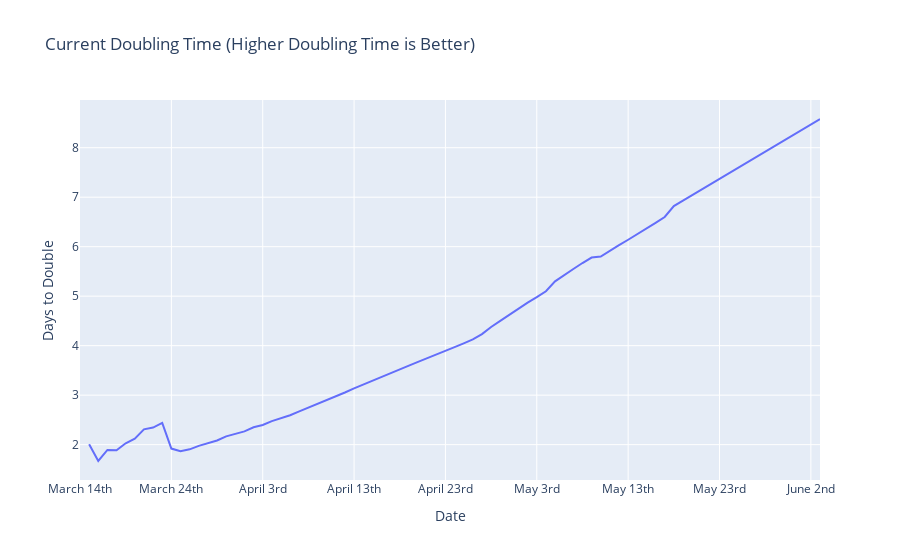

The code cell stored with this chart in its notebook:
### Code cell
fig = go.Figure(data=go.Scatter(x=dates[1:], y=doubling,
                    mode='lines',
                    name='Time to Double'))
fig.update_layout(title='Current Doubling Time (Higher Doubling Time is Better)',
                   xaxis_title='Date',
                   yaxis_title='Days to Double',  xaxis = {"dtick" : 10})
fig.show()
with open('../plotly/doubling.json', 'w') as f:
    f.write(fig.to_json())

### Figure 1 — Plotly figure (JSON) as saved in the notebook; plotly's stock layout.template omitted (floating-point values rounded to 4 significant figures)
{"data": [{"mode": "lines", "name": "Time to Double", "type": "scatter", "x": ["March 14th", "March 15th", "March 16th", "March 17th", "March 18th", "March 19th", "March 20th", "March 21st", "March 22nd", "March 23rd", "March 24th", "March 25th", "March 26th", "March 27th", "March 28th", "March 29th", "March 30th", "March 31st", "April 1st", "April 2nd", "April 3rd", "April 4th", "April 5th", "April 6th", "April 7th", "April 8th", "April 9th", "April 10th", "April 11th", "April 12th", "April 13th", "April 14th", "April 15th", "April 16th", "April 17th", "April 18th", "April 19th", "April 20th", "April 21st", "April 22nd", "April 23rd", "April 24th", "April 25th", "April 26th", "April 27th", "April 28th", "April 29th", "April 30th", "May 1st", "May 2nd", "May 3rd", "May 4th", "May 5th", "May 6th", "May 7th", "May 8th", "May 9th", "May 10th", "May 11th", "May 12th", "May 13th", "May 14th", "May 15th", "May 16th", "May 17th", "May 18th", "May 19th", "May 20th", "May 21st", "May 22nd", "May 23rd", "May 24th", "May 25th", "May 26th", "May 27th", "May 28th", "May 29th", "May 30th", "May 31st", "June 1st", "June 2nd", "June 3rd"], "y": [null, 2.01, 1.67, 1.893, 1.885, 2.027, 2.119, 2.309, 2.344, 2.441, 1.92, 1.865, 1.905, 1.975, 2.031, 2.084, 2.167, 2.22, 2.268, 2.35, 2.397, 2.474, 2.533, 2.594, 2.673, 2.747, 2.825, 2.895, 2.971, 3.053, 3.138, 3.216, 3.295, 3.377, 3.446, 3.518, 3.597, 3.672, 3.744, 3.82, 3.896, 3.97, 4.047, 4.127, 4.234, 4.378, 4.501, 4.63, 4.75, 4.87, 4.98, 5.1, 5.3, 5.43, 5.55, 5.67, 5.78, 5.8, 5.92, 6.03, 6.14, 6.25, 6.36, 6.48, 6.6, 6.82, 6.93, 7.04, 7.15, 7.26, 7.37, 7.48, 7.59, 7.7, 7.81, 7.92, 8.03, 8.14, 8.25, 8.36, 8.47, 8.58, 8.69]}], "layout": {"title": {"text": "Current Doubling Time (Higher Doubling Time is Better)"}, "xaxis": {"dtick": 10, "title": {"text": "Date"}}, "yaxis": {"title": {"text": "Days to Double"}}}}
